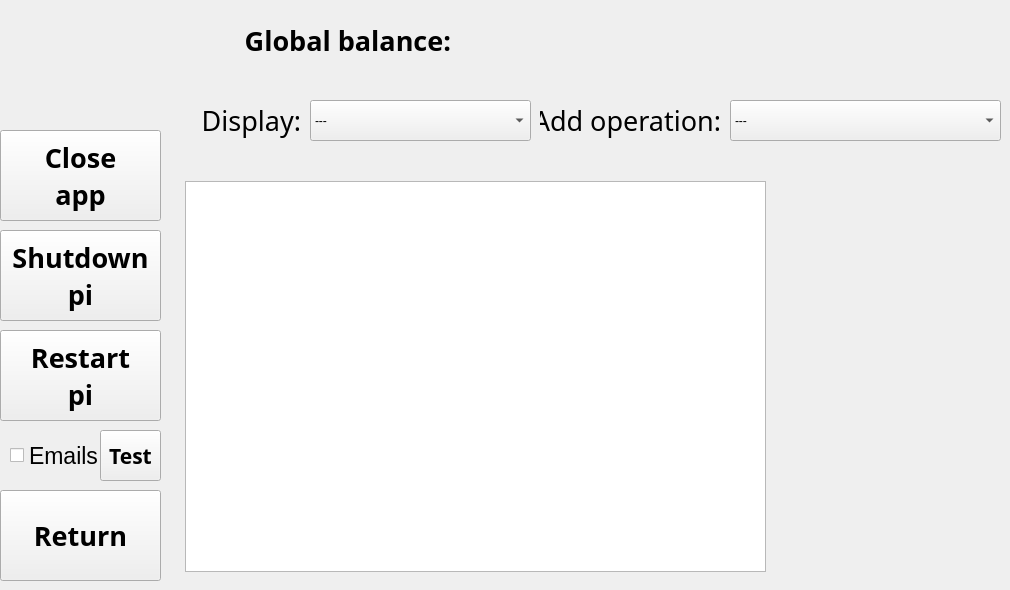
    <widget class="QWidget" name="admin_panel">
     <widget class="QCheckBox" name="admin_email_checkBox">
      <property name="geometry">
       <rect>
        <x>10</x>
        <y>440</y>
        <width>141</width>
        <height>31</height>
       </rect>
      </property>
      <property name="font">
       <font>
        <pointsize>17</pointsize>
       </font>
      </property>
      <property name="text">
       <string>Emails</string>
      </property>
      <property name="iconSize">
       <size>
        <width>25</width>
        <height>25</height>
       </size>
      </property>
     </widget>
     <widget class="QPushButton" name="admin_close_pushButton">
      <property name="geometry">
       <rect>
        <x>0</x>
        <y>130</y>
        <width>161</width>
        <height>91</height>
       </rect>
      </property>
      <property name="font">
       <font>
        <family>Microsoft Yi Baiti</family>
        <pointsize>20</pointsize>
        <weight>75</weight>
        <bold>true</bold>
        <kerning>true</kerning>
       </font>
      </property>
      <property name="text">
       <string>Close
app</string>
      </property>
     </widget>
     <widget class="QPushButton" name="admin_shutdown_pushButton">
      <property name="geometry">
       <rect>
        <x>0</x>
        <y>230</y>
        <width>161</width>
        <height>91</height>
       </rect>
      </property>
      <property name="font">
       <font>
        <family>Microsoft Yi Baiti</family>
        <pointsize>20</pointsize>
        <weight>75</weight>
        <bold>true</bold>
        <kerning>true</kerning>
       </font>
      </property>
      <property name="text">
       <string>Shutdown
pi</string>
      </property>
     </widget>
     <widget class="QPushButton" name="admin_restart_pushButton">
      <property name="geometry">
       <rect>
        <x>0</x>
        <y>330</y>
        <width>161</width>
        <height>91</height>
       </rect>
      </property>
      <property name="font">
       <font>
        <family>Microsoft Yi Baiti</family>
        <pointsize>20</pointsize>
        <weight>75</weight>
        <bold>true</bold>
        <kerning>true</kerning>
       </font>
      </property>
      <property name="text">
       <string>Restart
pi</string>
      </property>
     </widget>
     <widget class="QPushButton" name="admin_return_pushButton">
      <property name="geometry">
       <rect>
        <x>0</x>
        <y>490</y>
        <width>161</width>
        <height>91</height>
       </rect>
      </property>
      <property name="font">
       <font>
        <family>Microsoft Yi Baiti</family>
        <pointsize>20</pointsize>
        <weight>75</weight>
        <bold>true</bold>
        <kerning>true</kerning>
       </font>
      </property>
      <property name="text">
       <string>Return</string>
      </property>
     </widget>
     <widget class="QLabel" name="label_50">
      <property name="geometry">
       <rect>
        <x>200</x>
        <y>20</y>
        <width>251</width>
        <height>41</height>
       </rect>
      </property>
      <property name="font">
       <font>
        <family>Microsoft Yi Baiti</family>
        <pointsize>20</pointsize>
        <weight>75</weight>
        <bold>true</bold>
        <kerning>true</kerning>
       </font>
      </property>
      <property name="text">
       <string>Global balance:</string>
      </property>
      <property name="alignment">
       <set>Qt::AlignRight|Qt::AlignTrailing|Qt::AlignVCenter</set>
      </property>
     </widget>
     <widget class="QLabel" name="admin_balance_label">
      <property name="geometry">
       <rect>
        <x>460</x>
        <y>20</y>
        <width>151</width>
        <height>41</height>
       </rect>
      </property>
      <property name="font">
       <font>
        <family>Microsoft Yi Baiti</family>
        <pointsize>20</pointsize>
        <weight>75</weight>
        <bold>true</bold>
        <kerning>true</kerning>
       </font>
      </property>
      <property name="text">
       <string>&lt;value&gt;</string>
      </property>
      <property name="alignment">
       <set>Qt::AlignLeading|Qt::AlignLeft|Qt::AlignVCenter</set>
      </property>
     </widget>
     <widget class="QComboBox" name="admin_display_comboBox">
      <property name="geometry">
       <rect>
        <x>310</x>
        <y>100</y>
        <width>221</width>
        <height>41</height>
       </rect>
      </property>
      <item>
       <property name="text">
        <string>---</string>
       </property>
      </item>
      <item>
       <property name="text">
        <string>Accounts</string>
       </property>
      </item>
      <item>
       <property name="text">
        <string>Caps</string>
       </property>
      </item>
      <item>
       <property name="text">
        <string>Donations</string>
       </property>
      </item>
     </widget>
     <widget class="QLabel" name="label_3">
      <property name="geometry">
       <rect>
        <x>190</x>
        <y>100</y>
        <width>111</width>
        <height>41</height>
       </rect>
      </property>
      <property name="font">
       <font>
        <family>Microsoft Yi Baiti</family>
        <pointsize>20</pointsize>
        <weight>50</weight>
        <bold>false</bold>
        <kerning>true</kerning>
       </font>
      </property>
      <property name="text">
       <string>Display:</string>
      </property>
      <property name="alignment">
       <set>Qt::AlignRight|Qt::AlignTrailing|Qt::AlignVCenter</set>
      </property>
     </widget>
     <widget class="QComboBox" name="admin_addOperation_comboBox">
      <property name="geometry">
       <rect>
        <x>730</x>
        <y>100</y>
        <width>271</width>
        <height>41</height>
       </rect>
      </property>
      <item>
       <property name="text">
        <string>---</string>
       </property>
      </item>
      <item>
       <property name="text">
        <string>Caps purchase</string>
       </property>
      </item>
      <item>
       <property name="text">
        <string>Missing caps</string>
       </property>
      </item>
      <item>
       <property name="text">
        <string>Supplies purchase</string>
       </property>
      </item>
      <item>
       <property name="text">
        <string>System donation</string>
       </property>
      </item>
     </widget>
     <widget class="QLabel" name="label">
      <property name="geometry">
       <rect>
        <x>540</x>
        <y>100</y>
        <width>181</width>
        <height>41</height>
       </rect>
      </property>
      <property name="font">
       <font>
        <family>Microsoft Yi Baiti</family>
        <pointsize>20</pointsize>
        <weight>50</weight>
        <bold>false</bold>
        <kerning>true</kerning>
       </font>
      </property>
      <property name="text">
       <string>Add operation:</string>
      </property>
      <property name="alignment">
       <set>Qt::AlignRight|Qt::AlignTrailing|Qt::AlignVCenter</set>
      </property>
     </widget>
     <widget class="QLabel" name="admin_sumup_label">
      <property name="geometry">
       <rect>
        <x>780</x>
        <y>180</y>
        <width>221</width>
        <height>391</height>
       </rect>
      </property>
      <property name="font">
       <font>
        <family>Microsoft Yi Baiti</family>
        <pointsize>20</pointsize>
        <weight>50</weight>
        <bold>false</bold>
        <kerning>true</kerning>
       </font>
      </property>
      <property name="text">
       <string>&lt;sumup&gt;</string>
      </property>
      <property name="alignment">
       <set>Qt::AlignCenter</set>
      </property>
     </widget>
     <widget class="QTableWidget" name="admin_details_table">
      <property name="geometry">
       <rect>
        <x>185</x>
        <y>181</y>
        <width>581</width>
        <height>391</height>
       </rect>
      </property>
     </widget>
     <widget class="QLabel" name="admin_nbusers_label">
      <property name="geometry">
       <rect>
        <x>590</x>
        <y>20</y>
        <width>411</width>
        <height>41</height>
       </rect>
      </property>
      <property name="font">
       <font>
        <family>Microsoft Yi Baiti</family>
        <pointsize>20</pointsize>
        <weight>75</weight>
        <bold>true</bold>
        <kerning>true</kerning>
       </font>
      </property>
      <property name="text">
       <string>&lt;user_text&gt;</string>
      </property>
      <property name="alignment">
       <set>Qt::AlignRight|Qt::AlignTrailing|Qt::AlignVCenter</set>
      </property>
     </widget>
     <widget class="QPushButton" name="admin_testemail_pushButton">
      <property name="geometry">
       <rect>
        <x>100</x>
        <y>430</y>
        <width>61</width>
        <height>51</height>
       </rect>
      </property>
      <property name="font">
       <font>
        <family>Microsoft Yi Baiti</family>
        <pointsize>16</pointsize>
        <weight>75</weight>
        <bold>true</bold>
        <kerning>true</kerning>
       </font>
      </property>
      <property name="text">
       <string>Test</string>
      </property>
     </widget>
    </widget>
